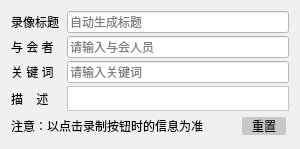
<?xml version="1.0" encoding="UTF-8"?>
<ui version="4.0">
 <class>RecordAdvancedPanel</class>
 <widget class="QFrame" name="RecordAdvancedPanel">
  <property name="geometry">
   <rect>
    <x>0</x>
    <y>0</y>
    <width>300</width>
    <height>148</height>
   </rect>
  </property>
  <property name="windowTitle">
   <string>RecordAdvancedPanel</string>
  </property>
  <property name="styleSheet">
   <string notr="true">background-color: rgb(240,240,240);border-width:0px;</string>
  </property>
  <layout class="QVBoxLayout" name="verticalLayout_2">
   <property name="spacing">
    <number>3</number>
   </property>
   <item>
    <layout class="QHBoxLayout" name="horizontalLayout">
     <item>
      <widget class="QLabel" name="label">
       <property name="sizePolicy">
        <sizepolicy hsizetype="Minimum" vsizetype="Preferred">
         <horstretch>0</horstretch>
         <verstretch>0</verstretch>
        </sizepolicy>
       </property>
       <property name="minimumSize">
        <size>
         <width>50</width>
         <height>0</height>
        </size>
       </property>
       <property name="text">
        <string>录像标题</string>
       </property>
      </widget>
     </item>
     <item>
      <widget class="QLineEdit" name="titleLineEdit">
       <property name="styleSheet">
        <string notr="true">background-color: white;border-width:1px;</string>
       </property>
       <property name="maxLength">
        <number>20</number>
       </property>
       <property name="placeholderText">
        <string>自动生成标题</string>
       </property>
       <property name="clearButtonEnabled">
        <bool>true</bool>
       </property>
      </widget>
     </item>
    </layout>
   </item>
   <item>
    <layout class="QHBoxLayout" name="horizontalLayout_2">
     <item>
      <widget class="QLabel" name="label_2">
       <property name="sizePolicy">
        <sizepolicy hsizetype="Minimum" vsizetype="Preferred">
         <horstretch>0</horstretch>
         <verstretch>0</verstretch>
        </sizepolicy>
       </property>
       <property name="minimumSize">
        <size>
         <width>50</width>
         <height>0</height>
        </size>
       </property>
       <property name="text">
        <string>与 会 者</string>
       </property>
      </widget>
     </item>
     <item>
      <widget class="QLineEdit" name="participantsLineEdit">
       <property name="styleSheet">
        <string notr="true">background-color: white;border-width:1px;</string>
       </property>
       <property name="maxLength">
        <number>20</number>
       </property>
       <property name="placeholderText">
        <string>请输入与会人员</string>
       </property>
       <property name="clearButtonEnabled">
        <bool>true</bool>
       </property>
      </widget>
     </item>
    </layout>
   </item>
   <item>
    <layout class="QHBoxLayout" name="horizontalLayout_3">
     <item>
      <widget class="QLabel" name="label_3">
       <property name="sizePolicy">
        <sizepolicy hsizetype="Minimum" vsizetype="Preferred">
         <horstretch>0</horstretch>
         <verstretch>0</verstretch>
        </sizepolicy>
       </property>
       <property name="minimumSize">
        <size>
         <width>50</width>
         <height>0</height>
        </size>
       </property>
       <property name="text">
        <string>关 键 词</string>
       </property>
      </widget>
     </item>
     <item>
      <widget class="QLineEdit" name="keywordsLineEdit">
       <property name="styleSheet">
        <string notr="true">background-color: white;border-width:1px;</string>
       </property>
       <property name="maxLength">
        <number>20</number>
       </property>
       <property name="placeholderText">
        <string>请输入关键词</string>
       </property>
       <property name="clearButtonEnabled">
        <bool>true</bool>
       </property>
      </widget>
     </item>
    </layout>
   </item>
   <item>
    <layout class="QHBoxLayout" name="horizontalLayout_4">
     <item>
      <widget class="QLabel" name="label_4">
       <property name="sizePolicy">
        <sizepolicy hsizetype="Minimum" vsizetype="Preferred">
         <horstretch>0</horstretch>
         <verstretch>0</verstretch>
        </sizepolicy>
       </property>
       <property name="minimumSize">
        <size>
         <width>50</width>
         <height>0</height>
        </size>
       </property>
       <property name="text">
        <string>描    述</string>
       </property>
      </widget>
     </item>
     <item>
      <widget class="QPlainTextEdit" name="descTextEdit">
       <property name="sizePolicy">
        <sizepolicy hsizetype="Expanding" vsizetype="Minimum">
         <horstretch>0</horstretch>
         <verstretch>0</verstretch>
        </sizepolicy>
       </property>
       <property name="minimumSize">
        <size>
         <width>0</width>
         <height>25</height>
        </size>
       </property>
       <property name="focusPolicy">
        <enum>Qt::StrongFocus</enum>
       </property>
       <property name="styleSheet">
        <string notr="true">background-color: white;border-width:1px;</string>
       </property>
       <property name="plainText">
        <string/>
       </property>
       <property name="placeholderText">
        <string>描述</string>
       </property>
      </widget>
     </item>
    </layout>
   </item>
   <item>
    <layout class="QHBoxLayout" name="horizontalLayout_5">
     <item>
      <widget class="QLabel" name="label_5">
       <property name="sizePolicy">
        <sizepolicy hsizetype="Expanding" vsizetype="Preferred">
         <horstretch>0</horstretch>
         <verstretch>0</verstretch>
        </sizepolicy>
       </property>
       <property name="text">
        <string>注意：以点击录制按钮时的信息为准</string>
       </property>
      </widget>
     </item>
     <item>
      <widget class="QPushButton" name="resetButton">
       <property name="sizePolicy">
        <sizepolicy hsizetype="Minimum" vsizetype="Preferred">
         <horstretch>0</horstretch>
         <verstretch>0</verstretch>
        </sizepolicy>
       </property>
       <property name="minimumSize">
        <size>
         <width>50</width>
         <height>0</height>
        </size>
       </property>
       <property name="styleSheet">
        <string notr="true">border-width:1px;border-radius: 2px; background-color:rgb(200,200,200);margin:3px;</string>
       </property>
       <property name="text">
        <string>重置</string>
       </property>
      </widget>
     </item>
    </layout>
   </item>
  </layout>
 </widget>
 <layoutdefault spacing="6" margin="11"/>
 <resources/>
 <connections/>
</ui>
